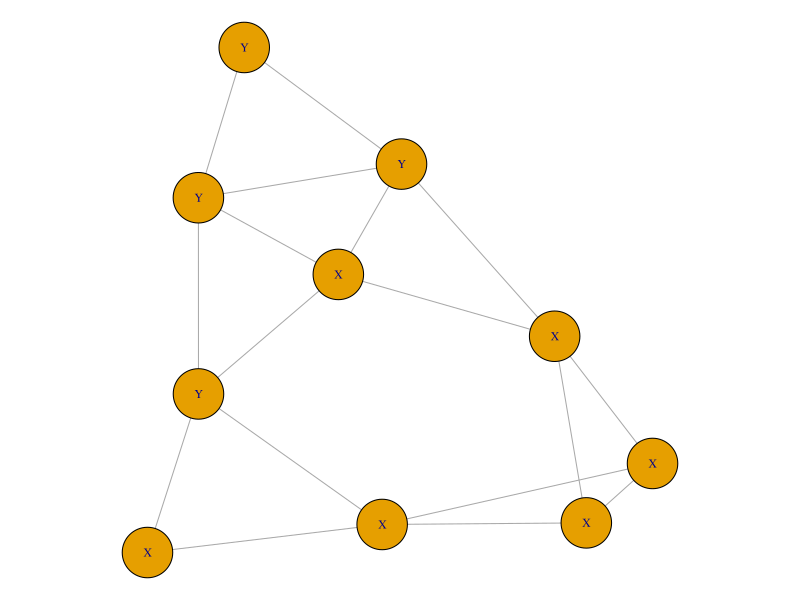
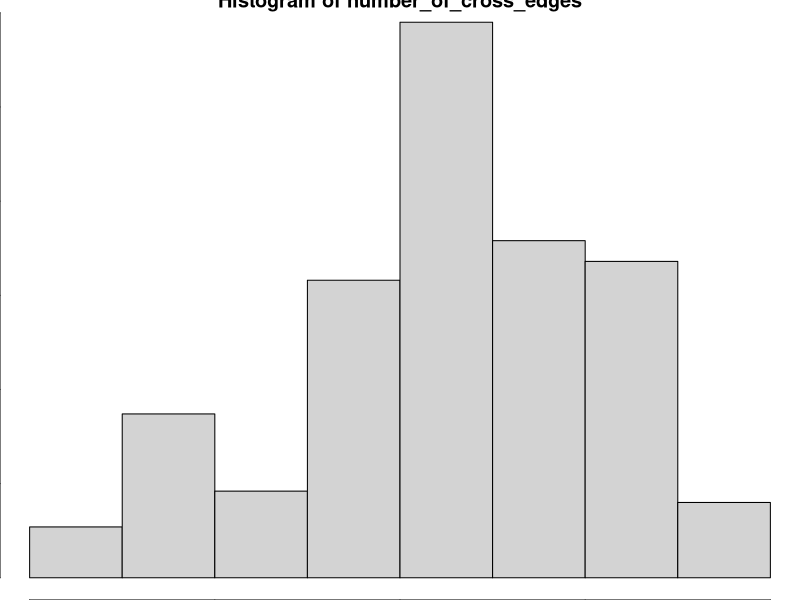

Write R code to recreate these figures, in order.
# Networks in their surrounding context
# 28 Maret 2022

library("igraph")
g = graph.formula(A-B, A-C, A-D, A-E, B-E, C-D, C-F, D-F, F-G,
                  F-H, G-E, G-H, G-I, E-I, H-I, I-J, J-H)
par(mar = c(0, 0, 0, 0))
V(g)$label.cex = 0.7
V(g)$label = c("X", "X", "X", "X", "Y", "X", "X", "Y", "Y", "Y")
plot(g, layout = layout.fruchterman.reingold, vertex.size = 20)

# Measuring Homophily
## randomly permute the graph labels
labels = V(g)$label
adj_matrix = get.adjacency(g)
adj_matrix

# shuffling the graph labels
sample(labels)

# reassigning the shuffled labels into the graph (1000 times)
number_of_cross_edges = vector()

for (i in seq(1000)){
  permuted_labels=sample(labels) #vector of shuffled label
  class_x = which(permuted_labels=='X') # get the index of all the X class
  class_y = which(permuted_labels=='Y') # get the index of all the Y class
  # for this sample in next loop, these labels will have different index
  total_cross_edges=sum(adj_matrix[class_x, class_y]) #total cross edges
  number_of_cross_edges[i]=total_cross_edges #store total cross edges for permuted labels
}

# examine the distribution of cross edges
par(mar = c(0, 0, 0, 0))
hist(number_of_cross_edges, 10)

## record the number of cross type edges
### compare the permuted/ randomized cross edges with the given data
class_x = which(labels=='X')
class_y = which(labels=='Y')
original_cross_edges = sum(adj_matrix[class_x, class_y])

## repeat many times to build up a "no homophily" distribution,
## examine the probability that the given number of cross edges could appear randomly.
### graph as matrix to randomly permute the node labels. Permute the vectors of labels assigned to rows and columns.
## replicate: taking number of replicates wanted & a function to compute the replication.
### we want the number of cross type edges, so we have to write a function to permute the edges then compute the number cross type edges for the permutation.

# find out p that significantly low -> reject the null
p_val = mean(number_of_cross_edges < original_cross_edges)
print(paste('P value:', p_val))

# reject the null ==  homophily


# Schelling Model
## showing how clusters of communities can form even though they are not intended.
N = 10
grid = matrix(0, N, N) #this grid is filled by 0 as it is an empty places.

# Initializing the grid randomly
## Op is the number of O and Xp is the number of X.

# set O and X objects
Op = 20
Xp = 30
# there will be 50 objects in total. The grid size is 10 x 10 so 100 locations to allocate

# Allocate location to 50 objects
pos_o_x = sample(N*N, Op+Xp, replace=FALSE)

# Allocate to O objects
pos_o = pos_o_x[1:Op]

# Allocate to X objects
pos_x = pos_o_x[Op+1:Xp]

# Creating function to check neighbors
check_neighbors = function(row, col, grid, grid_length=N, type){
  # set starting row
  if(row==1){
    s_row=1
  }else{
    s_row=row-1
  }
  #set ending row
  if(row==grid_length){
    e_row=row
  }else{
    e_col=col+1
  }
  ## sum 9x9 grid - centre
  # scan starting to ending index for all those objects that we are looking for
  
  # substract current objects from scanned results (because current objects can't be its own neighbors)
  scan_results=((G[s_row:e_row, s_column:e_col]==type)-(G[row, col]==type))
  
  return(sum(scan_results)) #sum results to find total number of similar neighbors
}

for (i in seq(100)){
  for (t in c(1,2)){ #scan grid for object type 1=O, then for 2=X in above line t is for type
    for (r in seq(N)){ #loop for row
      for (c in seq(N)){ #loop for column
        if (grid[r, c]==t){ #perform neighbor checking only if the current position's object is matched with the type
          total_neighbor=check_neighbors(row=r, col=c, G=grid, grid_length=N, type=t)
          
          T=8 #number of neighbour to avoid rellocation
          if (total_neighbor<T){ #reallocate objects who has less than T neighbors
            #reallocate our object if the column and row is empty
            while(TRUE){
              rndom_row=sample(N, 1)
              rndom_col=sample(N, 1)
              if (grid[rndom_row, rndom_col]==0){ #checking wheter random row and col are empty
                #reallocating our object if the column and row is empty
                grid[rndom_row, rndom_col]=t
                grid[r, c]=0
                break #to stop while looping
              }
            }
          }
        }
      }
    }
  }
  image(grid, col=c('white', 'green', 'red')) #plot image of grid
  # white = 0, green = 1, red = 2
  Sys.sleep(0.1) #allowing R to draw image
}

